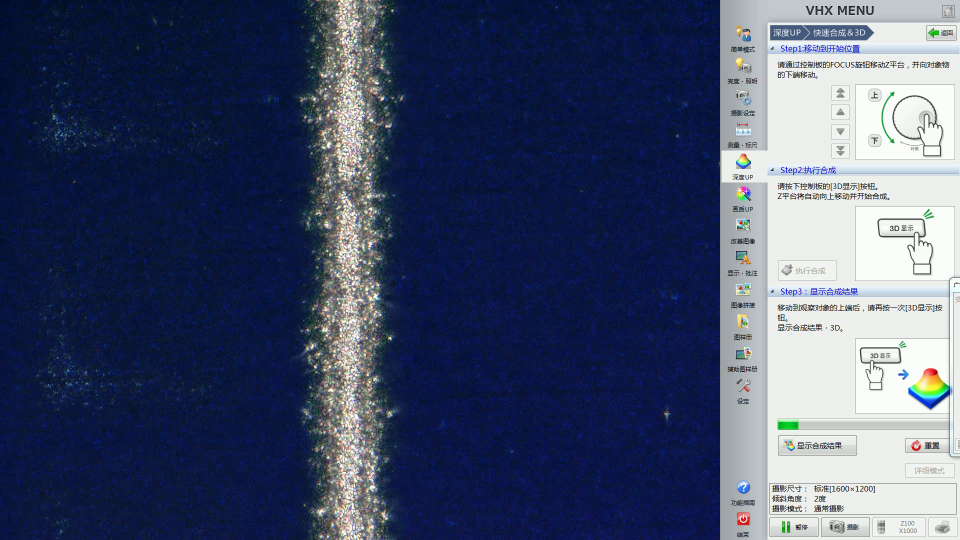
#> input picture resources4test/4.png, 1920 x 1080 px, found by its file name (shown at 1/2 size)
$ python picCutConcat.py   (older library calls are emulated)
#> lines starting #> are read from the running program, lines starting #| are printed output that depends on the picture; pictures that were not available may be replaced by others from this repository, and a replacement may not be noted
import cv2
import numpy as np
import imutils
from matplotlib import pyplot as plt

def findLine(img):
    try:
        imgHSV = cv2.cvtColor(img, cv2.COLOR_BGR2HSV)
        hsv_low = np.array([0, 0, 86])
        hsv_high = np.array([108, 255, 255])
        mask = cv2.inRange(imgHSV, hsv_low, hsv_high)

        lineRegion = cv2.bitwise_and(img, img, mask=mask)

        grayLine = cv2.cvtColor(lineRegion, cv2.COLOR_BGR2GRAY)
        x_grad = cv2.Sobel(grayLine, cv2.CV_32F, dx=1, dy=0, ksize=-1)
        y_grad = cv2.Sobel(grayLine, cv2.CV_32F, dx=0, dy=1, ksize=-1)
        gradLine = cv2.subtract(x_grad, y_grad)
        gradLine = cv2.convertScaleAbs(gradLine)
        blurredLine = cv2.blur(gradLine, (5, 5))
        _, thresholdLine = cv2.threshold(blurredLine, 100, 255, cv2.THRESH_BINARY)

        kernel = cv2.getStructuringElement(cv2.MORPH_RECT, (11, 7))
        closedLine = cv2.morphologyEx(thresholdLine, cv2.MORPH_CLOSE, kernel)

        lineContours = cv2.findContours(closedLine, cv2.RETR_EXTERNAL, cv2.CHAIN_APPROX_SIMPLE)
        lineCnts = imutils.grab_contours(lineContours)
        lineContour = sorted(lineCnts, key=cv2.contourArea, reverse=True)[0]
        lineRect = cv2.minAreaRect(lineContour)
        boxPoints = cv2.boxPoints(lineRect)
        intBoxPoints = np.intp(boxPoints)

        top_left = [min(point[0] for point in intBoxPoints), min(point[1] for point in intBoxPoints)]
        bottom_right = [max(point[0] for point in intBoxPoints), max(point[1] for point in intBoxPoints)]
        top_left[1] = max(0, top_left[1])
        top_left[1] = min(1080, top_left[1])
        bottom_right[1] = max(0, bottom_right[1])
        bottom_right[1] = min(1080, bottom_right[1])

        saved_img=img.copy()
        cv2.rectangle(saved_img, top_left, bottom_right, (0, 255, 255), 3)
        cv2.imwrite("findLineTestResult.jpg", saved_img)
        return top_left, bottom_right
    except Exception as e:
        return f"{e}"


img01 = cv2.imread('4.png')[:, :1440]
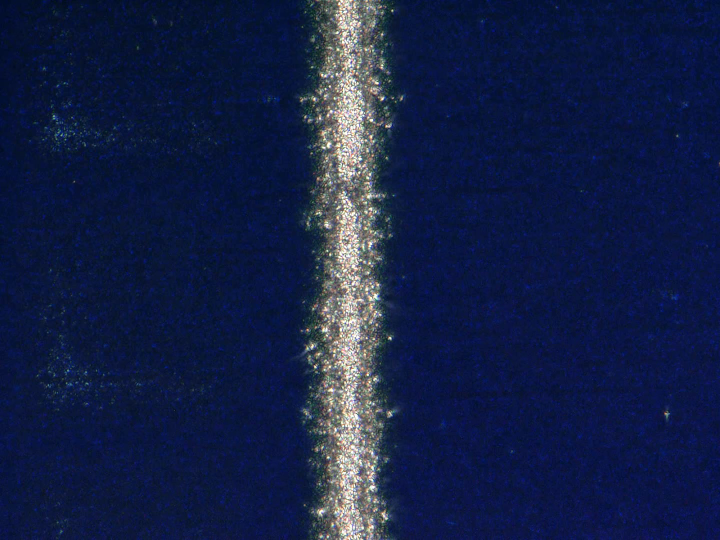
#> img01: shape (1080, 1440, 3) (shown at 1/2 size); mean B, G, R 69.1, 31.9, 20.1
img02=cv2.imread('withoutLine.png')
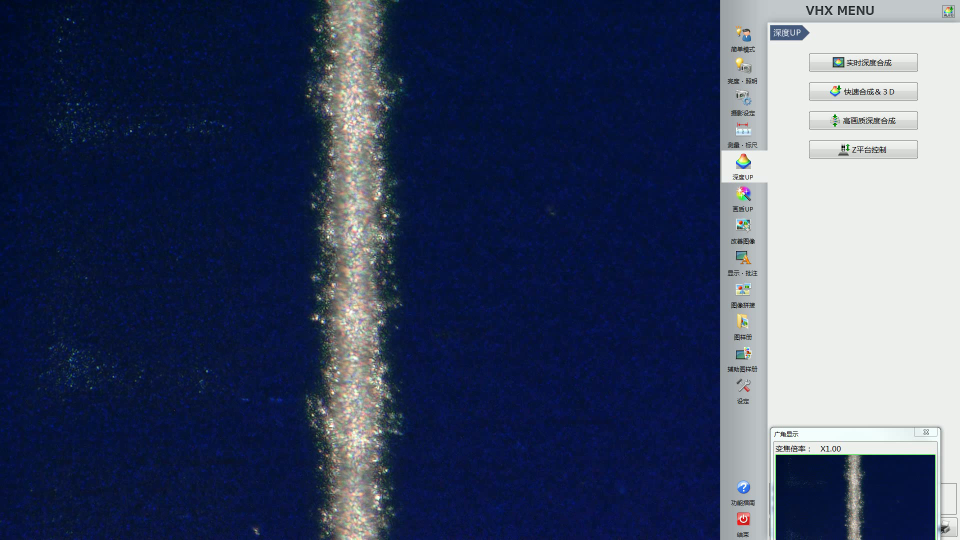
#> input picture resources4test/0019.png, 1920 x 1080 px, given in place of withoutLine.png, which was not available (shown at 1/2 size)
#> img02 is the input picture: shape (1080, 1920, 3); mean B, G, R 99.1, 71.6, 61.4
# [6 lines of commented-out code are left out]

combined_img=cv2.hconcat([img01,img02,img02,img02,img02,img02,img02,img01,img02,img02,img02,img02,img02,img02])
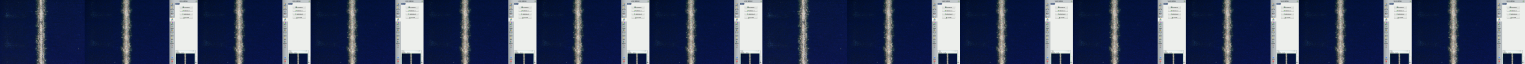
#> combined_img: shape (1080, 25920, 3) (shown at 1/17 size); mean B, G, R 95.8, 67.2, 56.8
combined_img=cv2.vconcat([combined_img,combined_img])


cv2.imwrite('lineWithBg.png',combined_img)

#
# # 创建一个包含多个子图的画布
# fig, axes = plt.subplots(1, 3)
#
# # 在每个子图中显示图像
# axes[0].imshow(pic_left)
# axes[0].set_title('left Image')
# axes[0].axis('off')
#
# axes[1].imshow(pic_right)
# axes[1].set_title('right Image')
# axes[1].axis('off')
#
# axes[2].imshow(combined_img)
# axes[2].set_title('combined')
# axes[2].axis('off')
#
#
# # 调整子图的布局
# plt.tight_layout()
#
# # 显示图像
# plt.show()
